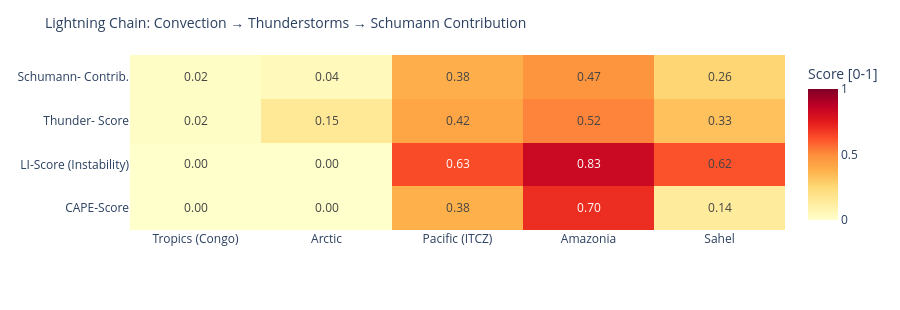

The notebook cell this image was saved under:
### Code cell
# ============================================================
# LIGHTNING CHAIN: Convection → Thunderstorms → Schumann
# Shows the causal chain per measurement point as heatmap
# ============================================================

def cape_score(v):
    """CAPE → normalized score [0,1]"""
    if v is None or pd.isna(v): return 0.0
    return min(1.0, float(v) / 3000)

def li_score(v):
    """Lifted Index: negative = unstable → score [0,1]"""
    if v is None or pd.isna(v): return 0.3
    return min(1.0, max(0.0, (-float(v) + 6) / 12))

def cloud_score(v):
    if v is None or pd.isna(v): return 0.3
    return float(v) / 100

def thunder_score(row):
    """Kombinierter Gewitterwahrscheinlichkeits-Score
    CAPE + LI + Bedeckung + WMO-Gewitter + konvektiver Niederschlag (showers)
    Hinweis: X-Ray und Kp sind kein Bestandteil – nur geomagn./solarer Kontext.
    """
    cs = cape_score(row.get('cape'))
    ls = li_score(row.get('li'))
    cl = cloud_score(row.get('cloud'))
    t  = 1.0 if row.get('thunderstorm') else 0.0
    # Convective precipitation (showers) as additional indicator
    sh = min(1.0, (row.get('showers') or 0) / 5.0)
    return round(cs * 0.30 + ls * 0.25 + cl * 0.15 + t * 0.20 + sh * 0.10, 3)

def schumann_contribution(t_score, lat):
    """Schumann contribution: higher in tropics (±30°), scaled by thunderstorm score"""
    lat_weight = max(0.3, 1.0 - abs(lat) / 60)
    return round(t_score * lat_weight, 3)

df_atm['cape_score']   = df_atm.apply(lambda r: cape_score(r['cape']), axis=1)
df_atm['li_score']     = df_atm.apply(lambda r: li_score(r['li']),    axis=1)
df_atm['thunder_score']= df_atm.apply(lambda r: thunder_score(r.to_dict()), axis=1)
df_atm['schumann_contribution'] = df_atm.apply(
    lambda r: schumann_contribution(r['thunder_score'], r['lat']), axis=1)

metrics = ['cape_score', 'li_score', 'thunder_score', 'schumann_contribution']
labels  = ['CAPE-Score', 'LI-Score\n(Instability)', 'Thunder-\nScore', 'Schumann-\nContrib.']
z_data  = [df_atm[m].tolist() for m in metrics]

fig = go.Figure(go.Heatmap(
    z=z_data,
    x=df_atm['point'].tolist(),
    y=labels,
    colorscale='YlOrRd',
    zmin=0, zmax=1,
    text=[[f'{v:.2f}' for v in row] for row in z_data],
    texttemplate='%{text}', textfont=dict(size=12),
    colorbar=dict(title='Score [0-1]')
))
fig.update_layout(
    title=dict(text='Lightning Chain: Convection → Thunderstorms → Schumann Contribution', font=dict(size=14)),
    height=310,
    plot_bgcolor='rgba(0,0,0,0)', paper_bgcolor='rgba(0,0,0,0)',
    margin=dict(l=130, r=80, t=55, b=80)
)
fig.show()

### Figure 1 — Plotly figure (JSON) as saved in the notebook; plotly's stock layout.template omitted (floating-point values rounded to 4 significant figures)
{"data": [{"colorbar": {"title": {"text": "Score [0-1]"}}, "colorscale": [[0.0, "rgb(255,255,204)"], [0.125, "rgb(255,237,160)"], [0.25, "rgb(254,217,118)"], [0.375, "rgb(254,178,76)"], [0.5, "rgb(253,141,60)"], [0.625, "rgb(252,78,42)"], [0.75, "rgb(227,26,28)"], [0.875, "rgb(189,0,38)"], [1.0, "rgb(128,0,38)"]], "text": [["0.00", "0.00", "0.38", "0.70", "0.14"], ["0.00", "0.00", "0.63", "0.83", "0.62"], ["0.02", "0.15", "0.42", "0.52", "0.33"], ["0.02", "0.04", "0.38", "0.47", "0.26"]], "textfont": {"size": 12}, "texttemplate": "%{text}", "type": "heatmap", "x": ["Tropics (Congo)", "Arctic", "Pacific (ITCZ)", "Amazonia", "Sahel"], "y": ["CAPE-Score", "LI-Score\n(Instability)", "Thunder-\nScore", "Schumann-\nContrib."], "z": [[0.0, 0.003333, 0.38, 0.7033, 0.1367], [0.0, 0.0, 0.6333, 0.8333, 0.6167], [0.017, 0.151, 0.419, 0.517, 0.327], [0.016, 0.045, 0.384, 0.474, 0.256]], "zmax": 1, "zmin": 0}], "layout": {"height": 310, "margin": {"b": 80, "l": 130, "r": 80, "t": 55}, "paper_bgcolor": "rgba(0,0,0,0)", "plot_bgcolor": "rgba(0,0,0,0)", "title": {"font": {"size": 14}, "text": "Lightning Chain: Convection → Thunderstorms → Schumann Contribution"}}}
